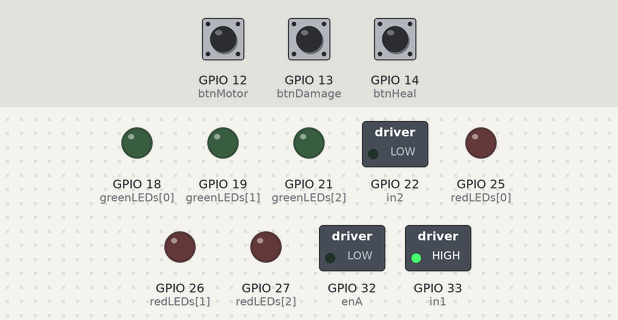
Bench run of a program on a simulated ESP32. Parts: switched loads named in the program (green lamp = pin HIGH), output pins drawn as LEDs (lit = HIGH). Inputs (shaded band) come from the test bench; at power-on: GPIO 14 (btnHeal) HIGH, GPIO 12 (btnMotor) HIGH, GPIO 13 (btnDamage) HIGH.

Above: at 1.2 s.
1.3 s: GPIO 14 (btnHeal) pulled LOW for 0.15 s
At 3.1 s:
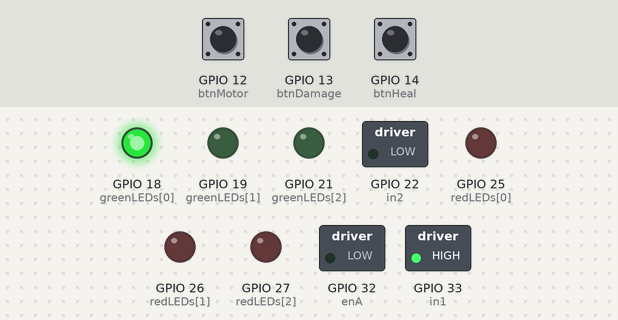
10.3 s: GPIO 12 (btnMotor) pulled LOW for 3.2 s
At 14.3 s:
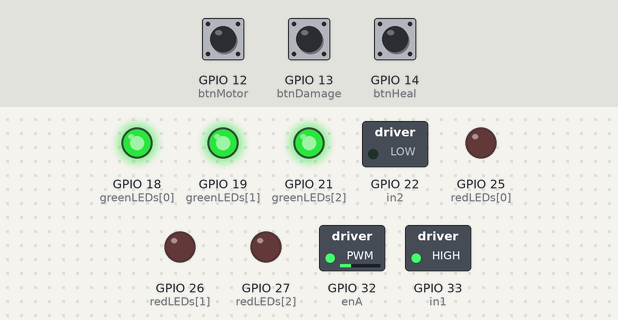
15.0 s: GPIO 13 (btnDamage) pulled LOW for 0.15 s
At 16.0 s:
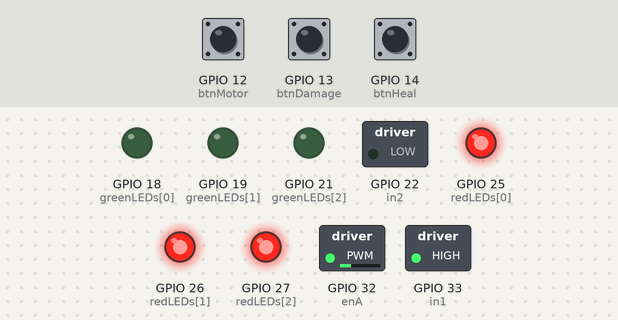
16.6 s: GPIO 12 (btnMotor) pulled LOW for 0.15 s
At 17.3 s:
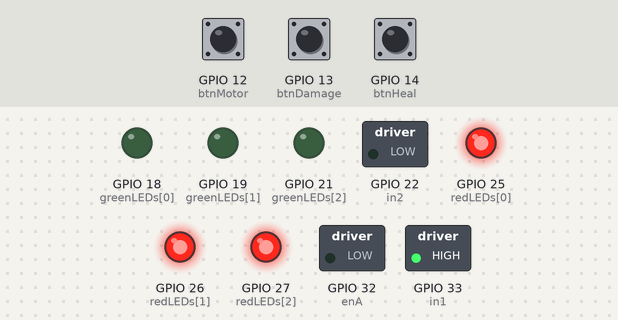
18.2 s: GPIO 14 (btnHeal) pulled LOW for 1 s
At 20.8 s:
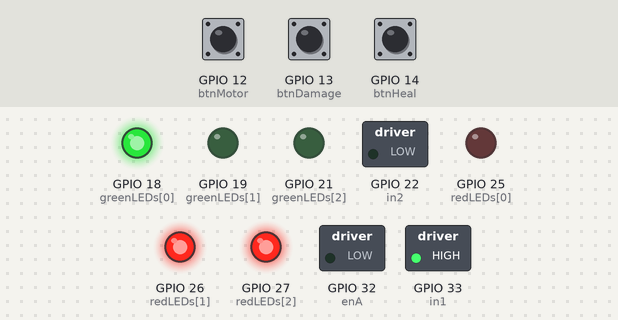
Timing chart, 0 to 28.2 s (numbered marks = the images above; inputs shaded):
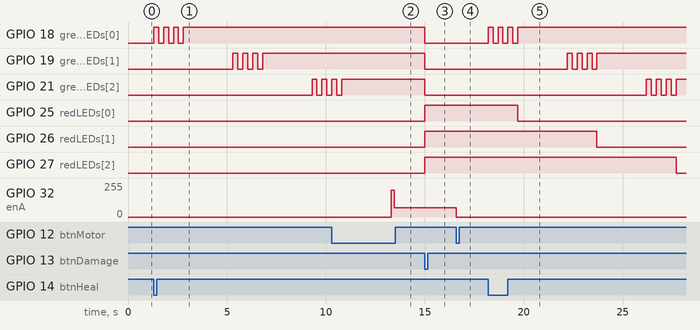

The program:

main.cpp
```cpp
#include <Arduino.h>

// --- Pin Definitions ---
const int btnDamage = 13;
const int btnHeal   = 14;
const int btnMotor  = 12;

const int redLEDs[]   = {25, 26, 27};
const int greenLEDs[] = {18, 19, 21};

// L298N Pins
const int enA = 32;
const int in1 = 33;
const int in2 = 22;

// Motor State Variables
bool motorRunning = false;
bool lastMotorBtnState = HIGH;

// ESP32 PWM Configuration
const int pwmChannel = 0;
const int pwmFreq = 5000;
const int pwmResolution = 8;

void setup() {
  pinMode(btnDamage, INPUT_PULLUP);
  pinMode(btnHeal, INPUT_PULLUP);
  pinMode(btnMotor, INPUT_PULLUP);

  pinMode(in1, OUTPUT);
  pinMode(in2, OUTPUT);

  // Configure ESP32 PWM for Motor Speed
  ledcSetup(pwmChannel, pwmFreq, pwmResolution);
  ledcAttachPin(enA, pwmChannel);

  // Set motor to spin in one direction
  digitalWrite(in1, HIGH);
  digitalWrite(in2, LOW);

  for (int i = 0; i < 3; i++) {
    pinMode(redLEDs[i], OUTPUT);
    pinMode(greenLEDs[i], OUTPUT);
    digitalWrite(redLEDs[i], LOW);
    digitalWrite(greenLEDs[i], LOW);
  }
}

void loop() {
  // --- 1. MOTOR TOGGLE LOGIC ---
  // --- 1. MOTOR TOGGLE LOGIC ---
  bool currentMotorBtnState = digitalRead(btnMotor);
  if (currentMotorBtnState == LOW && lastMotorBtnState == HIGH) {
    motorRunning = !motorRunning;

    if (motorRunning) {
      // KICKSTART: Send a high power pulse to break the friction
      ledcWrite(pwmChannel, 200);
      delay(150); // Hold high power for just 150 milliseconds

      // RUNNING SPEED: Drop down to the slow, safe speed
      ledcWrite(pwmChannel, 70);
    } else {
      ledcWrite(pwmChannel, 0);
    }
    delay(200); // Debounce
  }
  lastMotorBtnState = currentMotorBtnState;
  // --- 2. DAMAGE LOGIC ---
  if (digitalRead(btnDamage) == LOW) {
    for (int i = 0; i < 3; i++) {
      digitalWrite(redLEDs[i], HIGH);
      digitalWrite(greenLEDs[i], LOW);
    }
    delay(300);
  }

  // --- 3. HEALING LOGIC ---
  if (digitalRead(btnHeal) == LOW) {
    for (int i = 0; i < 3; i++) {
      for (int blink = 0; blink < 3; blink++) {
        digitalWrite(greenLEDs[i], HIGH);
        delay(250);
        digitalWrite(greenLEDs[i], LOW);
        delay(250);
      }
      digitalWrite(redLEDs[i], LOW);
      digitalWrite(greenLEDs[i], HIGH);
      delay(2500);
    }
  }
}
```

Measured:
- after the input at 1.3 s, GPIO 18 (greenLEDs[0]): alternates HIGH for 0.25 s and LOW for 0.25 s, 7 changes in all, then stays HIGH, starting at once; GPIO 19 (greenLEDs[1]): alternates HIGH for 0.25 s and LOW for 0.25 s, 7 changes in all, then stays HIGH, starting after 4.0 s
- after the input at 10.3 s, GPIO 32 (enA): 0/255 → 199/255 after 3.0 s, → 70/255 0.15 s later
- after the input at 15.0 s, GPIO 18 (greenLEDs[0]), GPIO 19 (greenLEDs[1]), GPIO 21 (greenLEDs[2]): HIGH → LOW at once; GPIO 25 (redLEDs[0]), GPIO 26 (redLEDs[1]), GPIO 27 (redLEDs[2]): LOW → HIGH at once
- after the input at 16.6 s, GPIO 32 (enA): 70/255 → 0/255 at once
- after the input at 18.2 s, GPIO 18 (greenLEDs[0]): alternates HIGH for 0.25 s and LOW for 0.25 s, 7 changes in all, then stays HIGH, starting at once; GPIO 19 (greenLEDs[1]): alternates HIGH for 0.25 s and LOW for 0.25 s, 7 changes in all, then stays HIGH, starting after 4.0 s
